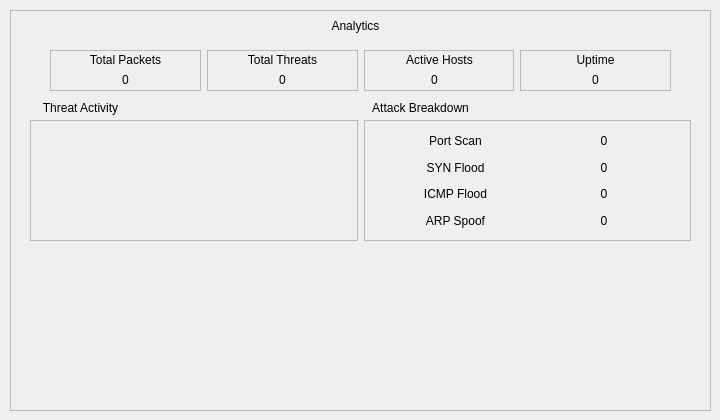
    <widget class="QWidget" name="pageAnalytics">
     <widget class="QWidget" name="verticalLayoutWidget_12">
      <property name="geometry">
       <rect>
        <x>10</x>
        <y>10</y>
        <width>701</width>
        <height>401</height>
       </rect>
      </property>
      <layout class="QVBoxLayout" name="LayoutAnalytics">
       <item>
        <widget class="QFrame" name="frameAnalyticsContent">
         <property name="frameShape">
          <enum>QFrame::StyledPanel</enum>
         </property>
         <property name="frameShadow">
          <enum>QFrame::Sunken</enum>
         </property>
         <widget class="QLabel" name="label_15">
          <property name="geometry">
           <rect>
            <x>20</x>
            <y>90</y>
            <width>101</width>
            <height>16</height>
           </rect>
          </property>
          <property name="text">
           <string>Threat Activity</string>
          </property>
          <property name="alignment">
           <set>Qt::AlignCenter</set>
          </property>
         </widget>
         <widget class="QLabel" name="label_16">
          <property name="geometry">
           <rect>
            <x>360</x>
            <y>90</y>
            <width>101</width>
            <height>16</height>
           </rect>
          </property>
          <property name="text">
           <string>Attack Breakdown</string>
          </property>
          <property name="alignment">
           <set>Qt::AlignCenter</set>
          </property>
         </widget>
         <widget class="QWidget" name="layoutWidget">
          <property name="geometry">
           <rect>
            <x>20</x>
            <y>110</y>
            <width>661</width>
            <height>121</height>
           </rect>
          </property>
          <layout class="QHBoxLayout" name="ThreatsAnalyticsLay">
           <item>
            <widget class="QFrame" name="frameThreatActivity">
             <property name="frameShape">
              <enum>QFrame::StyledPanel</enum>
             </property>
             <property name="frameShadow">
              <enum>QFrame::Sunken</enum>
             </property>
             <widget class="QWidget" name="verticalLayoutWidget">
              <property name="geometry">
               <rect>
                <x>-10</x>
                <y>0</y>
                <width>351</width>
                <height>121</height>
               </rect>
              </property>
              <layout class="QVBoxLayout" name="LayoutGraphAnalytics"/>
             </widget>
            </widget>
           </item>
           <item>
            <widget class="QFrame" name="frameAttackBreakdown">
             <property name="frameShape">
              <enum>QFrame::StyledPanel</enum>
             </property>
             <property name="frameShadow">
              <enum>QFrame::Sunken</enum>
             </property>
             <widget class="QWidget" name="gridLayoutWidget">
              <property name="geometry">
               <rect>
                <x>20</x>
                <y>10</y>
                <width>291</width>
                <height>101</height>
               </rect>
              </property>
              <layout class="QGridLayout" name="gridLayoutStats">
               <item row="0" column="0">
                <widget class="QLabel" name="lblPortScan">
                 <property name="text">
                  <string>Port Scan</string>
                 </property>
                 <property name="alignment">
                  <set>Qt::AlignCenter</set>
                 </property>
                </widget>
               </item>
               <item row="1" column="1">
                <widget class="QLabel" name="lblSynFloodCount">
                 <property name="styleSheet">
                  <string notr="true">font: 75 9pt &quot;MS Shell Dlg 2&quot;;</string>
                 </property>
                 <property name="text">
                  <string>0</string>
                 </property>
                 <property name="alignment">
                  <set>Qt::AlignCenter</set>
                 </property>
                </widget>
               </item>
               <item row="0" column="1">
                <widget class="QLabel" name="lblPortScanCount">
                 <property name="styleSheet">
                  <string notr="true">font: 75 9pt &quot;MS Shell Dlg 2&quot;;</string>
                 </property>
                 <property name="text">
                  <string>0</string>
                 </property>
                 <property name="alignment">
                  <set>Qt::AlignCenter</set>
                 </property>
                </widget>
               </item>
               <item row="2" column="1">
                <widget class="QLabel" name="lblIcmpFloodCount">
                 <property name="styleSheet">
                  <string notr="true">font: 75 9pt &quot;MS Shell Dlg 2&quot;;</string>
                 </property>
                 <property name="text">
                  <string>0</string>
                 </property>
                 <property name="alignment">
                  <set>Qt::AlignCenter</set>
                 </property>
                </widget>
               </item>
               <item row="1" column="0">
                <widget class="QLabel" name="lblSynFlood">
                 <property name="text">
                  <string>SYN Flood</string>
                 </property>
                 <property name="alignment">
                  <set>Qt::AlignCenter</set>
                 </property>
                </widget>
               </item>
               <item row="2" column="0">
                <widget class="QLabel" name="lblIcmpFlood">
                 <property name="text">
                  <string>ICMP Flood</string>
                 </property>
                 <property name="alignment">
                  <set>Qt::AlignCenter</set>
                 </property>
                </widget>
               </item>
               <item row="3" column="0">
                <widget class="QLabel" name="lblArpSpoof">
                 <property name="text">
                  <string>ARP Spoof</string>
                 </property>
                 <property name="alignment">
                  <set>Qt::AlignCenter</set>
                 </property>
                </widget>
               </item>
               <item row="3" column="1">
                <widget class="QLabel" name="lblArpSpoofCount">
                 <property name="styleSheet">
                  <string notr="true">font: 75 9pt &quot;MS Shell Dlg 2&quot;;</string>
                 </property>
                 <property name="text">
                  <string>0</string>
                 </property>
                 <property name="alignment">
                  <set>Qt::AlignCenter</set>
                 </property>
                </widget>
               </item>
              </layout>
             </widget>
            </widget>
           </item>
          </layout>
         </widget>
         <widget class="QWidget" name="layoutWidget_2">
          <property name="geometry">
           <rect>
            <x>40</x>
            <y>40</y>
            <width>621</width>
            <height>41</height>
           </rect>
          </property>
          <layout class="QHBoxLayout" name="LayoutAnalyticsStats">
           <item>
            <widget class="QFrame" name="frameTotalPackets">
             <property name="frameShape">
              <enum>QFrame::StyledPanel</enum>
             </property>
             <property name="frameShadow">
              <enum>QFrame::Sunken</enum>
             </property>
             <widget class="QLabel" name="lblTotalPackets">
              <property name="geometry">
               <rect>
                <x>0</x>
                <y>20</y>
                <width>151</width>
                <height>20</height>
               </rect>
              </property>
              <property name="text">
               <string>0</string>
              </property>
              <property name="alignment">
               <set>Qt::AlignCenter</set>
              </property>
             </widget>
             <widget class="QLabel" name="label_4">
              <property name="geometry">
               <rect>
                <x>0</x>
                <y>0</y>
                <width>151</width>
                <height>20</height>
               </rect>
              </property>
              <property name="text">
               <string>Total Packets</string>
              </property>
              <property name="alignment">
               <set>Qt::AlignCenter</set>
              </property>
             </widget>
            </widget>
           </item>
           <item>
            <widget class="QFrame" name="frameTotalThreats">
             <property name="frameShape">
              <enum>QFrame::StyledPanel</enum>
             </property>
             <property name="frameShadow">
              <enum>QFrame::Sunken</enum>
             </property>
             <widget class="QLabel" name="lblTotalThreats">
              <property name="geometry">
               <rect>
                <x>0</x>
                <y>20</y>
                <width>151</width>
                <height>20</height>
               </rect>
              </property>
              <property name="text">
               <string>0</string>
              </property>
              <property name="alignment">
               <set>Qt::AlignCenter</set>
              </property>
             </widget>
             <widget class="QLabel" name="label_6">
              <property name="geometry">
               <rect>
                <x>0</x>
                <y>0</y>
                <width>151</width>
                <height>20</height>
               </rect>
              </property>
              <property name="text">
               <string>Total Threats</string>
              </property>
              <property name="alignment">
               <set>Qt::AlignCenter</set>
              </property>
             </widget>
            </widget>
           </item>
           <item>
            <widget class="QFrame" name="frameActiveHosts">
             <property name="frameShape">
              <enum>QFrame::StyledPanel</enum>
             </property>
             <property name="frameShadow">
              <enum>QFrame::Sunken</enum>
             </property>
             <widget class="QLabel" name="lblActiveHosts">
              <property name="geometry">
               <rect>
                <x>0</x>
                <y>20</y>
                <width>141</width>
                <height>20</height>
               </rect>
              </property>
              <property name="text">
               <string>0</string>
              </property>
              <property name="alignment">
               <set>Qt::AlignCenter</set>
              </property>
             </widget>
             <widget class="QLabel" name="label_12">
              <property name="geometry">
               <rect>
                <x>0</x>
                <y>0</y>
                <width>151</width>
                <height>20</height>
               </rect>
              </property>
              <property name="text">
               <string>Active Hosts</string>
              </property>
              <property name="alignment">
               <set>Qt::AlignCenter</set>
              </property>
             </widget>
            </widget>
           </item>
           <item>
            <widget class="QFrame" name="frameUptime">
             <property name="frameShape">
              <enum>QFrame::StyledPanel</enum>
             </property>
             <property name="frameShadow">
              <enum>QFrame::Sunken</enum>
             </property>
             <widget class="QLabel" name="lblUptime">
              <property name="geometry">
               <rect>
                <x>0</x>
                <y>20</y>
                <width>151</width>
                <height>20</height>
               </rect>
              </property>
              <property name="text">
               <string>0</string>
              </property>
              <property name="alignment">
               <set>Qt::AlignCenter</set>
              </property>
             </widget>
             <widget class="QLabel" name="label_13">
              <property name="geometry">
               <rect>
                <x>0</x>
                <y>0</y>
                <width>151</width>
                <height>20</height>
               </rect>
              </property>
              <property name="text">
               <string>Uptime</string>
              </property>
              <property name="alignment">
               <set>Qt::AlignCenter</set>
              </property>
             </widget>
            </widget>
           </item>
          </layout>
         </widget>
         <widget class="QLabel" name="AnalyitcsPageTitle">
          <property name="geometry">
           <rect>
            <x>260</x>
            <y>0</y>
            <width>171</width>
            <height>31</height>
           </rect>
          </property>
          <property name="styleSheet">
           <string notr="true">font: 75 18pt &quot;MS Shell Dlg 2&quot;;</string>
          </property>
          <property name="text">
           <string>Analytics</string>
          </property>
          <property name="alignment">
           <set>Qt::AlignCenter</set>
          </property>
         </widget>
        </widget>
       </item>
      </layout>
     </widget>
    </widget>
